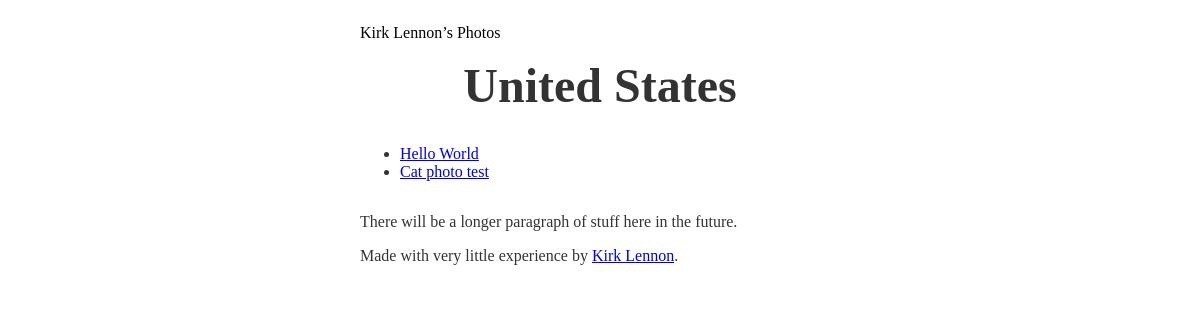
The page /location/us/ on the database its author committed.
### photos/models.py (models this page shows, shortened)
class Location(models.Model):
	title = models.CharField(max_length=100, db_index=True)
	slug = models.SlugField(max_length=100, db_index=True)

class Blog(models.Model):
	title = models.CharField(max_length=100, unique=True)
	slug = models.SlugField(max_length=100, unique=True)
	body = models.TextField()
	posted = models.DateField(db_index=True, auto_now_add=True)
	location = models.ForeignKey('photos.Location', on_delete=models.CASCADE)
	def get_absolute_url(self):
		return reverse('blog_post_detail', args=(self.slug,))

### photos/views.py (the view)
def LocationDetailView(request, slug):
	location = get_object_or_404(Location, slug=slug)
	posts = Blog.objects.filter(location=location)[:5]
	context = {
		'location': location,
		'posts': posts}
	return render(request, 'view_location.html', context=context)

### photos/templates/view_location.html (shortened to what this page needs)
{% extends 'base.html' %}
{% block title %}{{ location.title }}{% endblock %}
{% block content %}
    {% if posts %}
        <ul>
        {% for post in posts %}
            <li><a href="{{ post.get_absolute_url }}">{{ post.title }}</a></li>
        {% endfor %}
        </ul>
    {% else %}
        <p>There are no posts.</p>
    {% endif %}
{% endblock %}

### photos/templates/base.html (style rules this page uses)
body { font-size: 16px; background-color: #fff; color: #333; font-family: Garamond, Big Caslon, Baskerville, Georgia, serif; }

### rows shown on the page
Location: title "United States"
Blog: title "Hello World"
Blog: title "Cat photo test"
